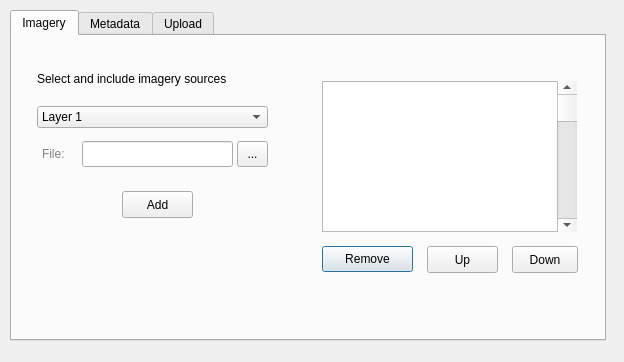
<?xml version="1.0" encoding="UTF-8"?>
<ui version="4.0">
 <class>OpenImageryNetworkDialogBase</class>
 <widget class="QDialog" name="OpenImageryNetworkDialogBase">
  <property name="geometry">
   <rect>
    <x>0</x>
    <y>0</y>
    <width>624</width>
    <height>362</height>
   </rect>
  </property>
  <property name="windowTitle">
   <string>OIN client</string>
  </property>
  <widget class="QTabWidget" name="tabWidget">
   <property name="geometry">
    <rect>
     <x>10</x>
     <y>10</y>
     <width>596</width>
     <height>331</height>
    </rect>
   </property>
   <property name="toolTip">
    <string/>
   </property>
   <property name="currentIndex">
    <number>0</number>
   </property>
   <widget class="QWidget" name="tab">
    <attribute name="title">
     <string>Imagery</string>
    </attribute>
    <widget class="QPushButton" name="pushButton_2">
     <property name="geometry">
      <rect>
       <x>310</x>
       <y>210</y>
       <width>91</width>
       <height>26</height>
      </rect>
     </property>
     <property name="text">
      <string>Remove</string>
     </property>
    </widget>
    <widget class="QLabel" name="label">
     <property name="geometry">
      <rect>
       <x>30</x>
       <y>110</y>
       <width>46</width>
       <height>16</height>
      </rect>
     </property>
     <property name="styleSheet">
      <string notr="true">color: rgb(132, 132, 132);</string>
     </property>
     <property name="text">
      <string>File:</string>
     </property>
    </widget>
    <widget class="QLineEdit" name="lineEdit_9">
     <property name="geometry">
      <rect>
       <x>70</x>
       <y>105</y>
       <width>151</width>
       <height>26</height>
      </rect>
     </property>
    </widget>
    <widget class="QScrollBar" name="verticalScrollBar">
     <property name="geometry">
      <rect>
       <x>545</x>
       <y>45</y>
       <width>20</width>
       <height>151</height>
      </rect>
     </property>
     <property name="orientation">
      <enum>Qt::Vertical</enum>
     </property>
    </widget>
    <widget class="QComboBox" name="comboBox_2">
     <property name="geometry">
      <rect>
       <x>25</x>
       <y>70</y>
       <width>231</width>
       <height>22</height>
      </rect>
     </property>
     <item>
      <property name="text">
       <string>Layer 1</string>
      </property>
     </item>
     <item>
      <property name="text">
       <string>Layer 2</string>
      </property>
     </item>
     <item>
      <property name="text">
       <string>Layer 3</string>
      </property>
     </item>
     <item>
      <property name="text">
       <string>From file...</string>
      </property>
     </item>
    </widget>
    <widget class="QToolButton" name="toolButton">
     <property name="geometry">
      <rect>
       <x>225</x>
       <y>105</y>
       <width>31</width>
       <height>26</height>
      </rect>
     </property>
     <property name="text">
      <string>...</string>
     </property>
    </widget>
    <widget class="QLabel" name="label_23">
     <property name="geometry">
      <rect>
       <x>25</x>
       <y>30</y>
       <width>226</width>
       <height>26</height>
      </rect>
     </property>
     <property name="text">
      <string>Select and include imagery sources</string>
     </property>
    </widget>
    <widget class="QPushButton" name="pushButton_8">
     <property name="geometry">
      <rect>
       <x>415</x>
       <y>210</y>
       <width>71</width>
       <height>27</height>
      </rect>
     </property>
     <property name="cursor">
      <cursorShape>ArrowCursor</cursorShape>
     </property>
     <property name="text">
      <string>Up</string>
     </property>
    </widget>
    <widget class="QPushButton" name="pushButton_9">
     <property name="geometry">
      <rect>
       <x>500</x>
       <y>210</y>
       <width>66</width>
       <height>27</height>
      </rect>
     </property>
     <property name="cursor">
      <cursorShape>ArrowCursor</cursorShape>
     </property>
     <property name="text">
      <string>Down</string>
     </property>
    </widget>
    <widget class="QPushButton" name="pushButton_10">
     <property name="geometry">
      <rect>
       <x>110</x>
       <y>155</y>
       <width>71</width>
       <height>27</height>
      </rect>
     </property>
     <property name="cursor">
      <cursorShape>ArrowCursor</cursorShape>
     </property>
     <property name="text">
      <string>Add</string>
     </property>
    </widget>
    <widget class="QListWidget" name="listWidget">
     <property name="geometry">
      <rect>
       <x>310</x>
       <y>45</y>
       <width>236</width>
       <height>151</height>
      </rect>
     </property>
    </widget>
    <zorder>listWidget</zorder>
    <zorder>pushButton_2</zorder>
    <zorder>label</zorder>
    <zorder>lineEdit_9</zorder>
    <zorder>verticalScrollBar</zorder>
    <zorder>comboBox_2</zorder>
    <zorder>toolButton</zorder>
    <zorder>label_23</zorder>
    <zorder>pushButton_8</zorder>
    <zorder>pushButton_9</zorder>
    <zorder>pushButton_10</zorder>
   </widget>
   <widget class="QWidget" name="tab_2">
    <attribute name="title">
     <string>Metadata</string>
    </attribute>
    <widget class="QLabel" name="label_2">
     <property name="geometry">
      <rect>
       <x>340</x>
       <y>55</y>
       <width>59</width>
       <height>14</height>
      </rect>
     </property>
     <property name="text">
      <string>Title:</string>
     </property>
    </widget>
    <widget class="QLabel" name="label_3">
     <property name="geometry">
      <rect>
       <x>335</x>
       <y>80</y>
       <width>59</width>
       <height>14</height>
      </rect>
     </property>
     <property name="text">
      <string>Tags:</string>
     </property>
    </widget>
    <widget class="QLabel" name="label_4">
     <property name="geometry">
      <rect>
       <x>315</x>
       <y>105</y>
       <width>59</width>
       <height>14</height>
      </rect>
     </property>
     <property name="text">
      <string>Provider:</string>
     </property>
    </widget>
    <widget class="QLabel" name="label_5">
     <property name="geometry">
      <rect>
       <x>315</x>
       <y>130</y>
       <width>59</width>
       <height>14</height>
      </rect>
     </property>
     <property name="text">
      <string>Platform:</string>
     </property>
    </widget>
    <widget class="QLabel" name="label_6">
     <property name="geometry">
      <rect>
       <x>320</x>
       <y>155</y>
       <width>59</width>
       <height>14</height>
      </rect>
     </property>
     <property name="text">
      <string>Sensor:</string>
     </property>
    </widget>
    <widget class="QLabel" name="label_7">
     <property name="geometry">
      <rect>
       <x>320</x>
       <y>180</y>
       <width>59</width>
       <height>14</height>
      </rect>
     </property>
     <property name="text">
      <string>License:</string>
     </property>
    </widget>
    <widget class="QLabel" name="label_8">
     <property name="geometry">
      <rect>
       <x>315</x>
       <y>205</y>
       <width>59</width>
       <height>14</height>
      </rect>
     </property>
     <property name="text">
      <string>Website:</string>
     </property>
    </widget>
    <widget class="QLabel" name="label_9">
     <property name="geometry">
      <rect>
       <x>315</x>
       <y>230</y>
       <width>59</width>
       <height>14</height>
      </rect>
     </property>
     <property name="text">
      <string>Contact:</string>
     </property>
    </widget>
    <widget class="QLineEdit" name="lineEdit">
     <property name="geometry">
      <rect>
       <x>380</x>
       <y>50</y>
       <width>191</width>
       <height>22</height>
      </rect>
     </property>
    </widget>
    <widget class="QLineEdit" name="lineEdit_2">
     <property name="geometry">
      <rect>
       <x>380</x>
       <y>75</y>
       <width>191</width>
       <height>22</height>
      </rect>
     </property>
    </widget>
    <widget class="QLineEdit" name="lineEdit_3">
     <property name="geometry">
      <rect>
       <x>380</x>
       <y>100</y>
       <width>191</width>
       <height>22</height>
      </rect>
     </property>
    </widget>
    <widget class="QLineEdit" name="lineEdit_4">
     <property name="geometry">
      <rect>
       <x>380</x>
       <y>125</y>
       <width>191</width>
       <height>22</height>
      </rect>
     </property>
    </widget>
    <widget class="QLineEdit" name="lineEdit_5">
     <property name="geometry">
      <rect>
       <x>380</x>
       <y>150</y>
       <width>191</width>
       <height>22</height>
      </rect>
     </property>
    </widget>
    <widget class="QLineEdit" name="lineEdit_6">
     <property name="geometry">
      <rect>
       <x>380</x>
       <y>175</y>
       <width>191</width>
       <height>22</height>
      </rect>
     </property>
    </widget>
    <widget class="QLineEdit" name="lineEdit_7">
     <property name="geometry">
      <rect>
       <x>380</x>
       <y>200</y>
       <width>191</width>
       <height>22</height>
      </rect>
     </property>
    </widget>
    <widget class="QLineEdit" name="lineEdit_8">
     <property name="geometry">
      <rect>
       <x>380</x>
       <y>225</y>
       <width>191</width>
       <height>22</height>
      </rect>
     </property>
    </widget>
    <widget class="QLabel" name="label_13">
     <property name="geometry">
      <rect>
       <x>20</x>
       <y>20</y>
       <width>231</width>
       <height>16</height>
      </rect>
     </property>
     <property name="text">
      <string>Select sources to edit metadata:</string>
     </property>
    </widget>
    <widget class="QPushButton" name="pushButton_3">
     <property name="geometry">
      <rect>
       <x>315</x>
       <y>255</y>
       <width>71</width>
       <height>27</height>
      </rect>
     </property>
     <property name="text">
      <string>Save</string>
     </property>
    </widget>
    <widget class="QPushButton" name="pushButton_7">
     <property name="geometry">
      <rect>
       <x>395</x>
       <y>255</y>
       <width>76</width>
       <height>27</height>
      </rect>
     </property>
     <property name="text">
      <string>Clean</string>
     </property>
    </widget>
    <widget class="QScrollBar" name="verticalScrollBar_2">
     <property name="geometry">
      <rect>
       <x>240</x>
       <y>50</y>
       <width>20</width>
       <height>216</height>
      </rect>
     </property>
     <property name="orientation">
      <enum>Qt::Vertical</enum>
     </property>
    </widget>
    <widget class="QListWidget" name="listWidget_2">
     <property name="geometry">
      <rect>
       <x>20</x>
       <y>50</y>
       <width>221</width>
       <height>216</height>
      </rect>
     </property>
    </widget>
    <widget class="QPushButton" name="pushButton">
     <property name="geometry">
      <rect>
       <x>478</x>
       <y>255</y>
       <width>91</width>
       <height>27</height>
      </rect>
     </property>
     <property name="text">
      <string>As previous</string>
     </property>
    </widget>
    <zorder>listWidget_2</zorder>
    <zorder>label_2</zorder>
    <zorder>label_3</zorder>
    <zorder>label_4</zorder>
    <zorder>label_5</zorder>
    <zorder>label_6</zorder>
    <zorder>label_7</zorder>
    <zorder>label_8</zorder>
    <zorder>label_9</zorder>
    <zorder>lineEdit</zorder>
    <zorder>lineEdit_2</zorder>
    <zorder>lineEdit_3</zorder>
    <zorder>lineEdit_4</zorder>
    <zorder>lineEdit_5</zorder>
    <zorder>lineEdit_6</zorder>
    <zorder>lineEdit_7</zorder>
    <zorder>lineEdit_8</zorder>
    <zorder>label_13</zorder>
    <zorder>pushButton_3</zorder>
    <zorder>pushButton_7</zorder>
    <zorder>verticalScrollBar_2</zorder>
    <zorder>pushButton</zorder>
   </widget>
   <widget class="QWidget" name="tab_3">
    <attribute name="title">
     <string>Upload</string>
    </attribute>
    <widget class="QCheckBox" name="checkBox">
     <property name="geometry">
      <rect>
       <x>305</x>
       <y>50</y>
       <width>251</width>
       <height>20</height>
      </rect>
     </property>
     <property name="text">
      <string>Notify OAM of new resource</string>
     </property>
    </widget>
    <widget class="QCheckBox" name="checkBox_2">
     <property name="geometry">
      <rect>
       <x>305</x>
       <y>75</y>
       <width>226</width>
       <height>20</height>
      </rect>
     </property>
     <property name="text">
      <string>Trigger OAM tile service</string>
     </property>
    </widget>
    <widget class="QCheckBox" name="checkBox_3">
     <property name="geometry">
      <rect>
       <x>305</x>
       <y>100</y>
       <width>231</width>
       <height>20</height>
      </rect>
     </property>
     <property name="text">
      <string>Reproject to EPSG:3857</string>
     </property>
    </widget>
    <widget class="QCheckBox" name="checkBox_4">
     <property name="geometry">
      <rect>
       <x>305</x>
       <y>125</y>
       <width>226</width>
       <height>20</height>
      </rect>
     </property>
     <property name="text">
      <string>Convert format to GeoTIFF RGB</string>
     </property>
    </widget>
    <widget class="QLabel" name="label_22">
     <property name="geometry">
      <rect>
       <x>310</x>
       <y>200</y>
       <width>58</width>
       <height>14</height>
      </rect>
     </property>
     <property name="styleSheet">
      <string notr="true"/>
     </property>
     <property name="text">
      <string>Key:</string>
     </property>
    </widget>
    <widget class="QComboBox" name="comboBox">
     <property name="geometry">
      <rect>
       <x>385</x>
       <y>165</y>
       <width>191</width>
       <height>22</height>
      </rect>
     </property>
     <item>
      <property name="text">
       <string>OAM S3 bucket</string>
      </property>
     </item>
     <item>
      <property name="text">
       <string>Digital Globe</string>
      </property>
     </item>
    </widget>
    <widget class="QLabel" name="label_10">
     <property name="geometry">
      <rect>
       <x>310</x>
       <y>170</y>
       <width>61</width>
       <height>16</height>
      </rect>
     </property>
     <property name="text">
      <string>Storage:</string>
     </property>
    </widget>
    <widget class="QLineEdit" name="lineEdit_11">
     <property name="geometry">
      <rect>
       <x>385</x>
       <y>195</y>
       <width>191</width>
       <height>26</height>
      </rect>
     </property>
    </widget>
    <widget class="QScrollBar" name="verticalScrollBar_4">
     <property name="geometry">
      <rect>
       <x>250</x>
       <y>55</y>
       <width>20</width>
       <height>211</height>
      </rect>
     </property>
     <property name="orientation">
      <enum>Qt::Vertical</enum>
     </property>
    </widget>
    <widget class="QColumnView" name="columnView_3">
     <property name="geometry">
      <rect>
       <x>30</x>
       <y>55</y>
       <width>221</width>
       <height>211</height>
      </rect>
     </property>
    </widget>
    <widget class="QLabel" name="label_20">
     <property name="geometry">
      <rect>
       <x>35</x>
       <y>20</y>
       <width>161</width>
       <height>16</height>
      </rect>
     </property>
     <property name="text">
      <string>Review full metadata file:</string>
     </property>
    </widget>
    <widget class="QPushButton" name="pushButton_4">
     <property name="geometry">
      <rect>
       <x>330</x>
       <y>255</y>
       <width>89</width>
       <height>27</height>
      </rect>
     </property>
     <property name="text">
      <string>Upload</string>
     </property>
    </widget>
    <widget class="QPushButton" name="pushButton_5">
     <property name="geometry">
      <rect>
       <x>445</x>
       <y>255</y>
       <width>89</width>
       <height>27</height>
      </rect>
     </property>
     <property name="text">
      <string>Cancel</string>
     </property>
    </widget>
   </widget>
  </widget>
 </widget>
 <resources/>
 <connections/>
</ui>
